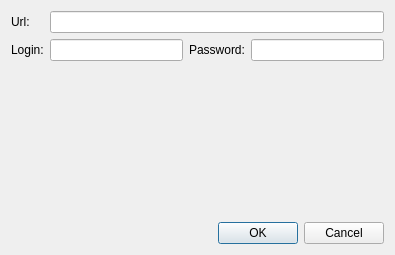
<?xml version="1.0" encoding="UTF-8"?>
<ui version="4.0">
 <class>loginForm</class>
 <widget class="QWidget" name="loginForm">
  <property name="geometry">
   <rect>
    <x>0</x>
    <y>0</y>
    <width>395</width>
    <height>255</height>
   </rect>
  </property>
  <property name="windowTitle">
   <string>Form</string>
  </property>
  <layout class="QVBoxLayout" name="verticalLayout">
   <item>
    <layout class="QVBoxLayout" name="verticalLayout_2"/>
   </item>
   <item>
    <layout class="QGridLayout" name="gridLayout">
     <item row="1" column="0">
      <widget class="QLabel" name="label">
       <property name="text">
        <string>Url:</string>
       </property>
      </widget>
     </item>
     <item row="2" column="0">
      <widget class="QLabel" name="label_2">
       <property name="text">
        <string>Login:</string>
       </property>
      </widget>
     </item>
     <item row="2" column="1">
      <widget class="QLineEdit" name="login"/>
     </item>
     <item row="2" column="2">
      <widget class="QLabel" name="label_3">
       <property name="text">
        <string>Password:</string>
       </property>
      </widget>
     </item>
     <item row="2" column="3">
      <widget class="QLineEdit" name="lineEdit">
       <property name="inputMethodHints">
        <set>Qt::ImhHiddenText|Qt::ImhSensitiveData</set>
       </property>
      </widget>
     </item>
     <item row="1" column="1" colspan="3">
      <widget class="QLineEdit" name="url">
       <property name="inputMethodHints">
        <set>Qt::ImhUrlCharactersOnly</set>
       </property>
      </widget>
     </item>
    </layout>
   </item>
   <item>
    <spacer name="verticalSpacer">
     <property name="orientation">
      <enum>Qt::Vertical</enum>
     </property>
     <property name="sizeHint" stdset="0">
      <size>
       <width>20</width>
       <height>40</height>
      </size>
     </property>
    </spacer>
   </item>
   <item>
    <widget class="QDialogButtonBox" name="buttonBox">
     <property name="standardButtons">
      <set>QDialogButtonBox::Cancel|QDialogButtonBox::Ok</set>
     </property>
    </widget>
   </item>
  </layout>
 </widget>
 <resources/>
 <connections/>
</ui>
